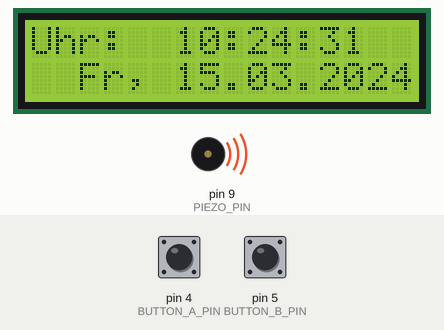
Recording of a sketch running on a simulated Arduino Uno, built with avr-gcc and run on an emulated ATmega328P. Parts: 16×2 character LCD, buzzer (waves = sounding). The inputs (shaded band) are chosen by the test bench; at power-on: pin 4 (BUTTON_A_PIN) HIGH, pin 5 (BUTTON_B_PIN) HIGH. The local clock reads 2024-03-15 10:24:30 at power-on unless the sketch sets it; what the sketch prints to the serial monitor is not drawn.

Above: at 1.3 s.
1.4 s: pin 4 (BUTTON_A_PIN) pulled LOW for 0.15 s
At 2.3 s:
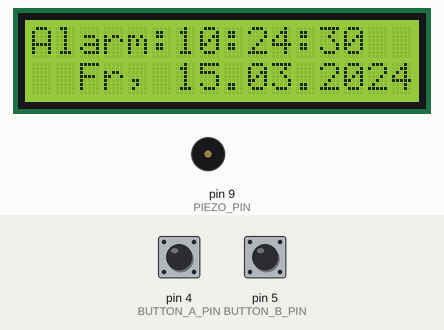
3.1 s: pin 4 (BUTTON_A_PIN) pulled LOW for 1 s
At 4.8 s:
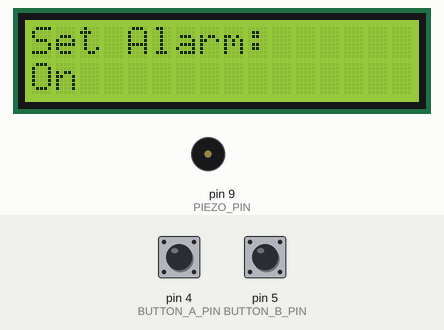
5.6 s: pin 5 (BUTTON_B_PIN) pulled LOW for 0.15 s
At 6.7 s:
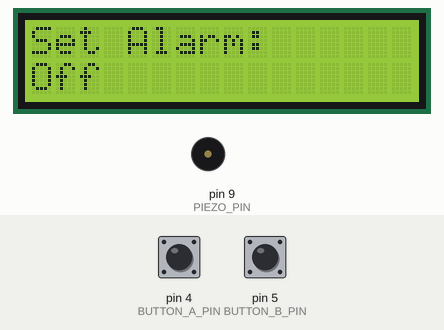
7.3 s: pin 4 (BUTTON_A_PIN) pulled LOW for 0.15 s
At 8.3 s:
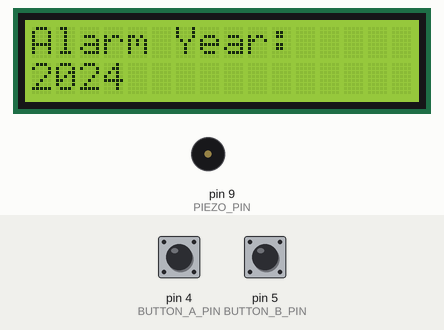
9.0 s: pin 4 (BUTTON_A_PIN) pulled LOW for 3.2 s
At 12.7 s:
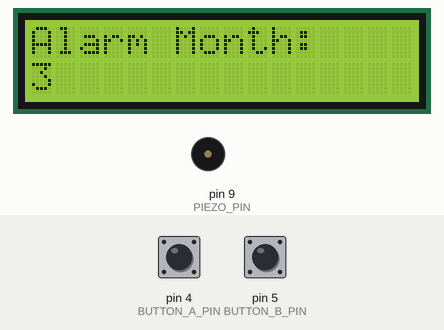
13.7 s: pin 4 (BUTTON_A_PIN) pulled LOW for 0.15 s
At 14.6 s:
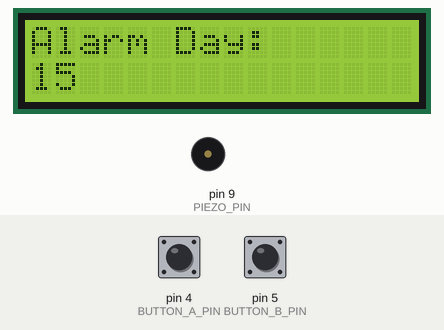
Timing chart, 0 to 16.4 s (numbered marks = the images above; inputs shaded):
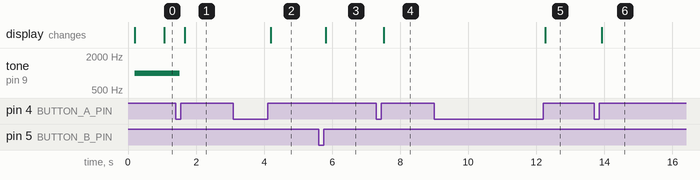

The sketch:

LCD-with-RTC-and-Alarm_and-Button-States.ino.ino
```cpp
    /*
     * Eine Realtimeclock ist über ThreeWire angeschlossen
     * Ein Button ist über einen Pin und GND angeschlossen und Bounce2 entprellt.
     * Jeder Buttonklick ruft einen Wechsel zu einem neuen Zustand hervor.
     * Jeder Zustand hat eine eigene Methode.
     * Ein LCD wird über I2C angeschlossen und zeigt im ersten Zustand die Uhrzeit an.
     * Zu jedem Zustand kann das LCD Informationen anzeigen.
     * Es gibt einen Alarm.
     */

// Die Bibliotheken
#include <Wire.h>
#include <LiquidCrystal_I2C.h>  // Include LiquidCrystal_I2C library
#include <Bounce2.h>  // Include Bounce2 library
#include <ThreeWire.h>  // Include Rtc_by_Makuna library
#include <RtcDS1302.h>

// Die Konstanten
const int LCD_ADDRESS = 0x27;
const int LCD_COLUMNS = 16;
const int LCD_ROWS = 2;
const int BUTTON_A_PIN = 4;
const int BUTTON_B_PIN = 5;
const int PIEZO_PIN = 9; // Pin für den Piezo-Lautsprecher
const int DEBOUNCE_INTERVAL = 10; // in Millisekunden

// Die Softwareobjekte
LiquidCrystal_I2C lcd(LCD_ADDRESS, LCD_COLUMNS, LCD_ROWS);  // set the LCD address to 0x27 for a 16 chars and 2 line display
Bounce debouncerA = Bounce(); // Create a Bounce object for Button A
Bounce debouncerB = Bounce(); // Create a Bounce object for Button B
ThreeWire myWire(8,7,6); // DAT (I/O), CLK (SCLK), RST (CE) (RTC)
RtcDS1302<ThreeWire> rtc(myWire);
RtcDateTime now;
RtcDateTime alarm; // Alarmzeit hinzufügen

// Die Namen der möglichen Zustände
enum MachineState {
  MACHINE_FIRST,
  MACHINE_SECOND,
  MACHINE_THIRD,
  MACHINE_FOURTH,
  MACHINE_FIFTH,
  MACHINE_SIXTH,
  MACHINE_SEVENTH,
  MACHINE_EIGHTH,
  MACHINE_COUNT  // Anzahl der Zustände
};

//Der aktuelle Zustand
MachineState machineState = MACHINE_FIRST;

// Deklaration der Funktionen
void workStateFirst();
void workStateSecond();
void workStateThird();
void workStateFourth();
void workStateFifth();
void workStateSixth();
void workStateSeventh();
void workStateEighth();
void workStates();
void lcdPrint(const char* line1, const char* line2);
void printLCDdateTime(const RtcDateTime& dt);

// Typdefinition des Pointers auf die Liste der Zustandsfunktionen
typedef void (*StateFunction)();

// Zwei Array, mit denen der Zustandsname und die Zustandsfunktion verknüpft werden
MachineState states[] = {MACHINE_FIRST, MACHINE_SECOND, MACHINE_THIRD, MACHINE_FOURTH, MACHINE_FIFTH, MACHINE_SIXTH, MACHINE_SEVENTH, MACHINE_EIGHTH};
StateFunction stateFunctions[] = {workStateFirst, workStateSecond, workStateThird, workStateFourth, workStateFifth, workStateSixth, workStateSeventh, workStateEighth};

void setup() {

  // LCD starten
  lcd.init();
  lcd.backlight();

  // Buttons starten
  debouncerA.attach(BUTTON_A_PIN, INPUT_PULLUP); // Set button pin as input with internal pull-up resistor
  debouncerA.interval(DEBOUNCE_INTERVAL); // Debounce interval in milliseconds
  debouncerB.attach(BUTTON_B_PIN, INPUT_PULLUP); // Set button pin as input with internal pull-up resistor
  debouncerB.interval(DEBOUNCE_INTERVAL); // Debounce interval in milliseconds

  // Serielle Schnittstelle starten
  Serial.begin(9600);

  // RealTimeClock starten
  rtc.Begin();
  RtcDateTime compiled = RtcDateTime(__DATE__, __TIME__);
  Serial.println("START SETUP. Compilation time: ");
  SerialprintlnDateTime(compiled);

  // RealTimeClock testen
  if (!rtc.IsDateTimeValid()) {
      Serial.println("RTC lost confidence in the DateTime!");
      rtc.SetDateTime(compiled);
  }
  if (rtc.GetIsWriteProtected()){
      Serial.println("RTC was write protected, enabling writing now");
      rtc.SetIsWriteProtected(false);
  }
  if (!rtc.GetIsRunning()){
      Serial.println("RTC was not actively running, starting now");
      rtc.SetIsRunning(true);
  }

  // RealTimeClock auf richtige Uhrzeit stellen
  now = rtc.GetDateTime();
  alarm = now; // Alarmzeit auf aktuelle Uhrzeit setzen
  if (now < compiled) {
      Serial.println("RTC is older than compile time!  (Updating DateTime)");
      rtc.SetDateTime(compiled);
  }
  else if (now > compiled) {
      Serial.println("RTC is newer than compile time. (this is expected)");
  }
  else if (now == compiled) {
      Serial.println("RTC is the same as compile time! (not expected but all is fine)");
  }
  Serial.println("Startup finished. Now: ");
  SerialprintlnDateTime(now);
}

void loop() {

  // Buttonstatus updaten
  debouncerA.update(); // Update the debounce state of Button A
  debouncerB.update(); // Update the debounce state of Button B

  // aktuelle Uhrzeit holen
  now = rtc.GetDateTime();

  // Uhrzeit testen
  if (!now.IsValid()) {
      Serial.println("RTC lost confidence in the DateTime!");
      rtc.Begin(); // Versuche, die RTC neu zu starten, falls die Zeit ungültig ist
  }

  // auf Buttonklick reagieren
  if (debouncerA.rose()) { // If button A state changes from LOW to HIGH
    machineState = static_cast<MachineState>((machineState + 1) % MACHINE_COUNT); // Switch to next State
    lcd.clear();
  }

  // Bearbeitung gemäß Buttonklick fortsetzen
  stateFunctions[machineState]();

  // Alarm auslösen, wenn die aktuelle Uhrzeit der Alarmzeit entspricht
  if (now == alarm) {
    tone(PIEZO_PIN, 1000, 500); // Spielt eine kurze Melodie auf dem Piezo-Lautsprecher
  }

  // ganz kurz warten zum Strom sparen
  delay(10);
}

void workStateFirst() {
  lcd.setCursor(0, 0);
  lcd.print("Uhr: ");
  printLCDdateTime(now);
}

void workStateSecond() {
  lcd.setCursor(0, 0);
  lcd.print("Alarm: ");
  printLCDdateTime(alarm);
}

void workStateThird() {
  static bool alarmOn = true;
  if (debouncerB.rose()) {
    alarmOn = !alarmOn;
  }
  lcdPrint("Set Alarm: ", alarmOn ? "On " : "Off");
}

void workStateFourth() {
  lcdPrint("Alarm Year: ", String(alarm.Year()).c_str());
  if (debouncerB.rose()) {
    alarm = RtcDateTime(alarm.Year() + 1, alarm.Month(), alarm.Day(), alarm.Hour(), alarm.Minute(), alarm.Second());
  }
}

void workStateFifth() {
  lcdPrint("Alarm Month: ", String(alarm.Month()).c_str());
  if (debouncerB.rose()) {
    alarm = RtcDateTime(alarm.Year(), (alarm.Month() % 12) + 1, alarm.Day(), alarm.Hour(), alarm.Minute(), alarm.Second());
  }
}

void workStateSixth() {
  lcdPrint("Alarm Day: ", String(alarm.Day()).c_str());
  if (debouncerB.rose()) {
    alarm = RtcDateTime(alarm.Year(), alarm.Month(), (alarm.Day() % 31) + 1, alarm.Hour(), alarm.Minute(), alarm.Second());
  }
}

void workStateSeventh() {
  lcdPrint("Alarm Hour: ", String(alarm.Hour()).c_str());
  if (debouncerB.rose()) {
    alarm = RtcDateTime(alarm.Year(), alarm.Month(), alarm.Day(), (alarm.Hour() % 24) + 1, alarm.Minute(), alarm.Second());
  }
}

void workStateEighth() {
  lcdPrint("Alarm Minute: ", String(alarm.Minute()).c_str());
  if (debouncerB.rose()) {
    alarm = RtcDateTime(alarm.Year(), alarm.Month(), alarm.Day(), alarm.Hour(), (alarm.Minute() % 60) + 1, alarm.Second());
  }
}

// Zwei Zeilen auf LCD ausgeben
void lcdPrint( const char* line1, const char* line2) {
  lcd.setCursor(0, 0);
  lcd.print(line1);
  lcd.setCursor(0, 1);
  lcd.print(line2);
}

// Uhrzeit und Datum auf LCD
void printLCDdateTime(const RtcDateTime& dt){
    char line1[LCD_COLUMNS];
    char line2[LCD_COLUMNS];
    char dayW[7][3] = {"So", "Mo", "Di", "Mi", "Do", "Fr", "Sa"};
    int d = dt.DayOfWeek();
    snprintf_P(line1, LCD_COLUMNS, PSTR("%02u:%02u:%02u"), dt.Hour(), dt.Minute(), dt.Second());
    snprintf_P(line2, LCD_COLUMNS, PSTR("%s, %02u.%02u.%04u"), dayW[d] , dt.Day(), dt.Month(), dt.Year());
    lcd.setCursor(6, 0);
    lcd.print((String)line1);
    lcd.setCursor(2, 1);
    lcd.print((String)line2);
}

// Präcompiler Hilfsfunktion
#define countof(a) (sizeof(a) / sizeof(a[0]))

// Uhrzeit und Datum auf seriellem Monitor
void SerialprintlnDateTime(const RtcDateTime& dt){
    char datestring[25];
    char daysOfTheWeek[7][4] = {"So","Mo", "Di", "Mi", "Do", "Fr", "Sa"};
    snprintf_P(datestring,
        countof(datestring),
        PSTR("%3s, %02u.%02u.%04u %02u:%02u:%02u"),
        daysOfTheWeek[dt.DayOfWeek()],
        dt.Day(),
        dt.Month(),
        dt.Year(),
        dt.Hour(),
        dt.Minute(),
        dt.Second() );
    Serial.println(datestring);
}
```

Measured:
- after the input at 1.4 s, the display: changes after 0.27 s (image 1)
- after the input at 3.1 s, the display: changes after 1.1 s (image 2)
- after the input at 5.6 s, the display: changes after 0.21 s (image 3)
- after the input at 7.3 s, the display: changes after 0.22 s (image 4)
- after the input at 9.0 s, the display: changes after 3.3 s (image 5)
- after the input at 13.7 s, the display: changes after 0.22 s (image 6)
